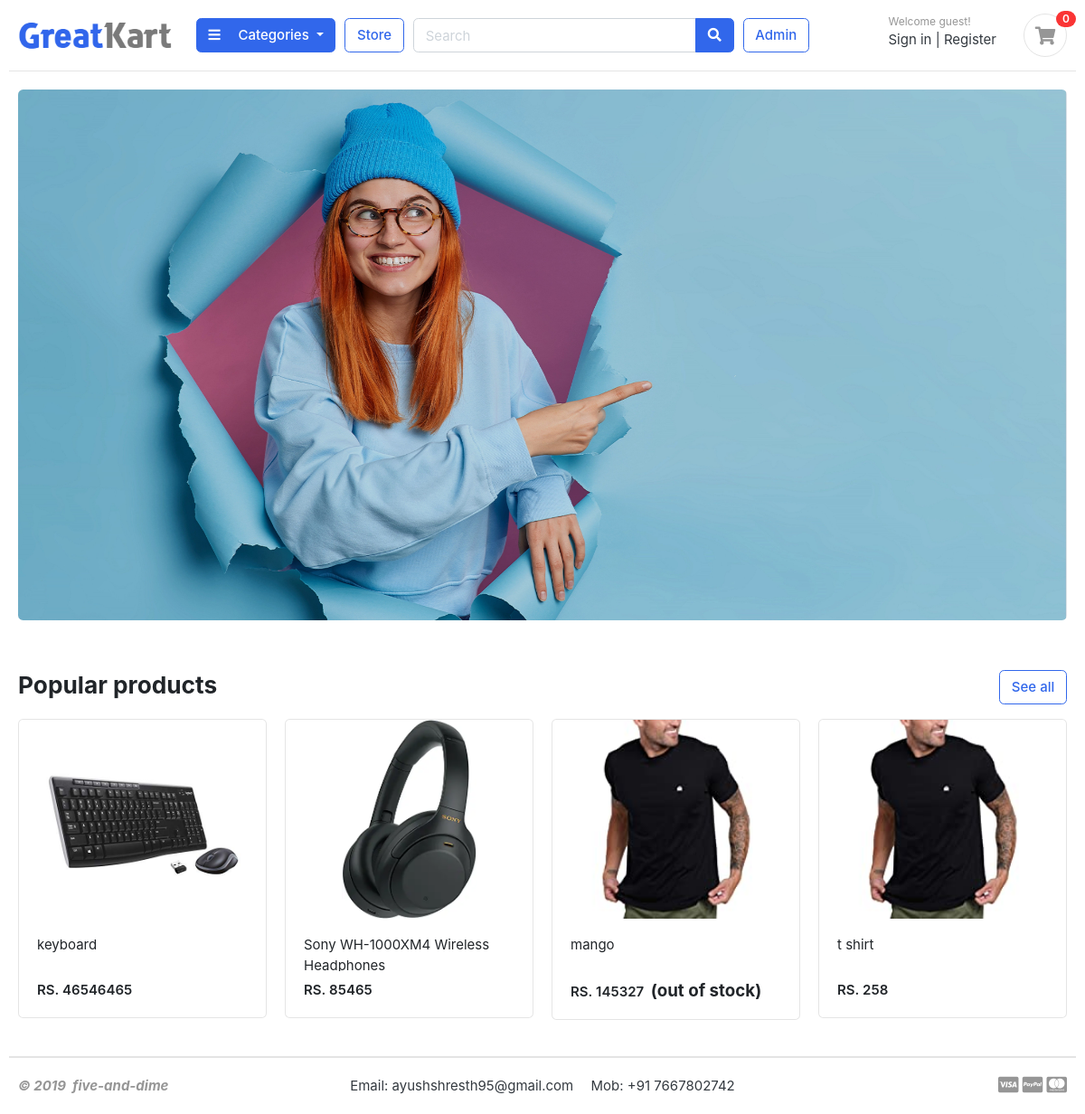
The app's page /, older data.
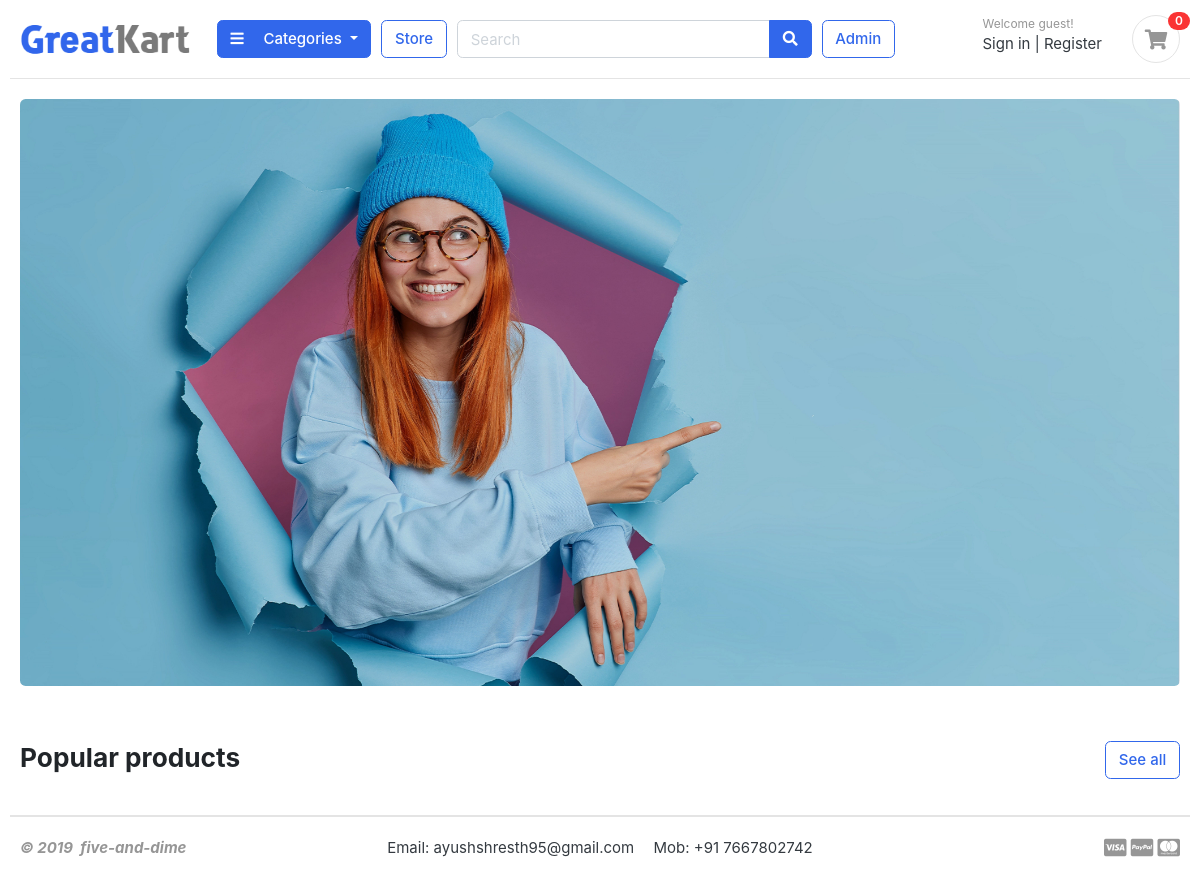
The same page, newer data.
### store/models.py (models this page shows, shortened)
class Products(models.Model):
    product_name = models.CharField(max_length=100, unique=True)
    slug = models.SlugField(max_length=100, unique=True)
    description = models.TextField(max_length=300, blank=True)
    price = models.IntegerField()
    image = models.ImageField(upload_to="photos/product")
    stock = models.IntegerField()
    available = models.BooleanField(default=True)
    categories = models.ForeignKey(Categories, on_delete=models.CASCADE)
    created_date = models.DateTimeField(auto_now_add=True)
    modified_date = models.DateTimeField(auto_now=True)
    class Meta:
        verbose_name = "Products"
        verbose_name_plural = "Products"
    def get_url(self):
        return reverse("product_detail", args=[self.categories.slug, self.slug,])

### greatkart/views.py (the view)
# urls.py: 2. Add a URL to urlpatterns:  path('', views.home, name='home')
def home(request):
    product = Products.objects.all().filter(available=True)
    param={'products':product}
    return render(request, 'home.html', param)

### categories/context_processors.py (called while the page is built)
def menu_links(request):
    link = Categories.objects.all()
    return dict(links=link)

### categories/models.py (called while the page is built)
    def get_url(self):
        return(reverse('product_by_categories', args=[self.slug] ))

### templates/home.html
{% extends 'base.html' %}
{% load static %}
{% block content %}
<section class="section-intro padding-y-sm">
<div class="container-fluid">
<div class="intro-banner-wrap">
	<a href="{% url 'store' %}">
	<img src="{% static 'images/banners/cover6.jpg' %}" class="img-fluid rounded">
</a>
</div>
</div>
</section>
<section class="section-name padding-y-sm">
<div class="container-fluid">
<header class="section-heading">
	<a href="{% url 'store' %}" class="btn btn-outline-primary float-right">See all</a>
	<h3 class="section-title">Popular products</h3>
</header>
<div class="row">
{% for product in products %}
	<div class="col-md-3">
		<div class="card card-product-grid">
			<a href="{{product.get_url}}" class="img-wrap"> <img src=" {{product.image.url}} "> </a>
			<figcaption class="info-wrap">
				<a style="height:40px; overflow:hidden; display: inline-block;" href="{{product.get_url}}" class="title" > {{product.product_name}} </a>
				{% if product.stock <= 0 %}
					<div class="price mt-1">RS.&nbsp;{{product.price}}&nbsp; <h5 style="display: inline">(out of stock)</h5></div>
				{% else %}
					<div class="price mt-1"> RS.&nbsp;{{product.price}}</div>
				{% endif %}
			</figcaption>
		</div>
	</div>
{% endfor %}
</div>
</section>
</body>
</html>
{% endblock content %}

Row changes from the older to the newer data that the page shows:
removed Products: image (picture), product_name "keyboard", price "46546465"
removed Products: image (picture), product_name "Sony WH-1000XM4 Wireless Headphones", price "85465"
removed Products: image (picture), product_name "mango", price "145327"
removed Products: image (picture), product_name "t shirt", price "258"
